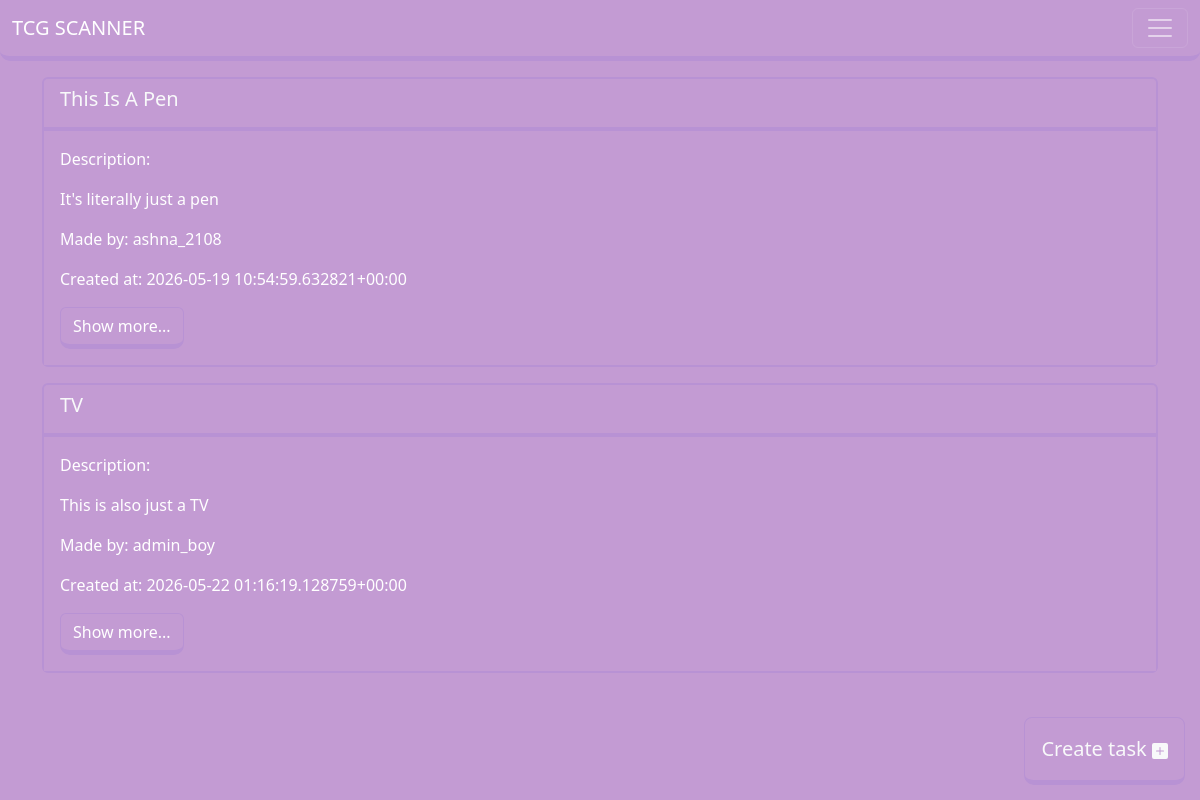
/admin/tasks (signed in), run on the app's committed database.
### models.py (models this page shows, shortened)
class Task(db.Model):
    __tablename__ = "Task"
    id = db.Column(db.Integer, primary_key=True)
    user_id = db.Column(db.BigInteger, db.ForeignKey("User.id"), nullable=False)
    title = db.Column(db.Text, nullable=False)
    description = db.Column(db.Text, nullable=False)
    hint = db.Column(db.Text, nullable=True)
    answer = db.Column(db.Text, nullable=False)
    created_at = db.Column(db.Text, nullable=False, default=datetime.now(timezone.utc))
    creator = db.relationship("User", back_populates="tasks")
    progress = db.relationship("Progress", back_populates="task", cascade="all, delete-orphan")

class User(db.Model, UserMixin):
    __tablename__ = "User"
    id = db.Column(db.Integer, primary_key=True)
    username = db.Column(db.Text, nullable=False, unique=True)
    password = db.Column(db.Text, nullable=False)
    admin = db.Column(db.Boolean, default=False)
    tasks = db.relationship("Task", back_populates="creator", cascade="all, delete-orphan")
    progress = db.relationship("Progress", back_populates="user", cascade="all, delete-orphan")

### admin/admin.py (the view)
@login_required
@admin_bp.route("/tasks", methods=["GET", "POST"])
def tasks():
    tasks = Task.query.all()
    return render_template("admin/tasks.html", tasks=tasks, User=User)

### app.py (called while the page is built)
@login_manager.user_loader
def load_user(id):
    return db.session.get(User, int(id))

### admin/templates/admin/tasks.html (shortened to what this page needs)
{% extends "base.html" %} {% block title %}Home{% endblock %} {% block content
%}
<div class="container">
  {% for task in tasks %}
  <div class="card mt-3">
    <div class="card-header">
      <p class="card-title h5 text-light">{{ task.title }}</p>
    </div>
    <div class="card-body">
      <p>Description:</p>
      <p>{{ task.description }}</p>
      <p>
        Made by: {{ User.query.filter_by(id=task.user_id).first().username }}
      </p>
      <p>Created at: {{ task.created_at }}</p>
      <button
        type="button"
        class="btn btn-primary"
        data-bs-toggle="modal"
        data-bs-target="#modal-{{task.id}}"
      >
        Show more...
      </button>
    </div>
  </div>
  {% endfor %}
</div>
<a
  class="btn btn-primary btn-lg text-light p-3"
  id="add-btn"
  href="{{ url_for('admin.create_task') }}"
>
  Create task
  <svg
    xmlns="http://www.w3.org/2000/svg"
    width="16"
    height="16"
    fill="currentColor"
    class="bi bi-plus-square-fill"
    viewBox="0 0 16 16"
  >
    <path
      d="M2 0a2 2 0 0 0-2 2v12a2 2 0 0 0 2 2h12a2 2 0 0 0 2-2V2a2 2 0 0 0-2-2zm6.5 4.5v3h3a.5.5 0 0 1 0 1h-3v3a.5.5 0 0 1-1 0v-3h-3a.5.5 0 0 1 0-1h3v-3a.5.5 0 0 1 1 0"
    />
  </svg>
</a>
{% endblock %}

### static/styles.css (style rules this page uses)
body { background-color: var(--color-primary); }
:root { --color-primary: #c39bd3; --color-secondary: #b892d4; --color-tertiary: #d7a6c7; }
.btn-primary { --bs-btn-bg: #c39bd3; --bs-btn-hover-bg: #c39bd3; --bs-btn-hover-border-color: #b892d4; --bs-btn-active-border-color: #b892d4; --bs-btn-active-bg: #c39bd3; transition: all 0.2s ease-in-out; border: 1px solid #b892d4; border-bottom: 5px solid #b892d4; border-bottom-left-radius: 10px; border-bottom-right-radius: 10px; }
#add-btn { position: absolute; bottom: 15px; right: 15px; }

### data on the page
Task: title "This Is A Pen", description "It's literally just a pen", created_at "2026-05-19 10:54:59.632821+00:00"
User: query.filter_by "ashna_2108"
Task: title "TV", description "This is also just a TV", created_at "2026-05-22 01:16:19.128759+00:00"
User: query.filter_by "admin_boy"
